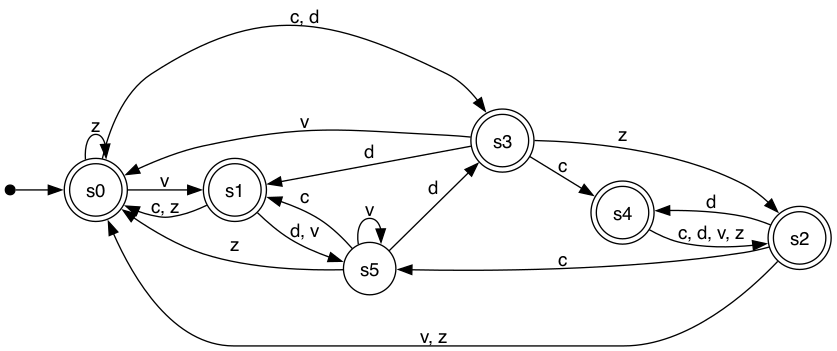
#> input picture cpp/tests/fixtures/seg/hard_dfa_dfa_000.png, 837 x 351 px; its folder holds only this picture in this run
$ python -i segmentation.py   (imports and definitions only)
#> lines starting #> are read from the running program, lines starting #| are printed output that depends on the picture; after the words box and inside, x2 and y2 are one past the last pixel; in counts of white or black regions, pixels touching at a corner belong together
#> further down, picture is the input picture: shape (351, 837); min 0, max 255, mean 246.1
import cv2
import numpy as np

from split_merged_tips import split_merged_tips

_NEIGHBORS = [(-1,-1),(-1,0),(-1,1),(0,-1),(0,1),(1,-1),(1,0),(1,1)]


def load_image(path):
    """Charge en niveaux de gris."""
    return cv2.imread(path, cv2.IMREAD_GRAYSCALE)


# [5 lines left out: function to_binary, not called in this run]


def segment_states(binary_image, relative_min_area=0.005, min_area_cap=500):
    """
    Detecte les etats : composantes du fond circulaires (l'interieur d'un
    cercle est un trou du fond).

    Le seuil d'aire est relatif a l'image mais plafonne : les cercles
    d'etats ont une taille a peu pres fixe (rendu Graphviz), alors que
    l'image grandit avec l'automate. Sans plafond, les grandes images
    filtrent tous les etats.
    """
#> called with relative_min_area = 0.005, min_area_cap = 500
    image_height, image_width = binary_image.shape
#> image_height = 351; image_width = 837
    min_area = min(image_width * image_height * relative_min_area,
                   min_area_cap)
#> min_area = 500

    background_image = cv2.bitwise_not(binary_image)
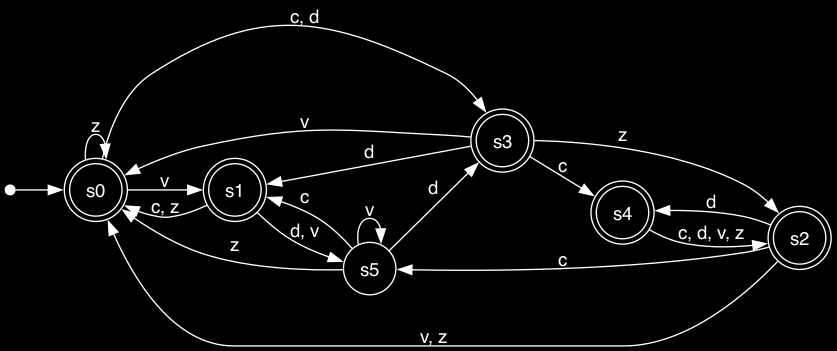
#> background_image: shape (351, 837); min 0, max 255, mean 8.9

    n_components, labels_image, component_stats, component_centroids = (
        cv2.connectedComponentsWithStats(background_image, connectivity=8)
    )
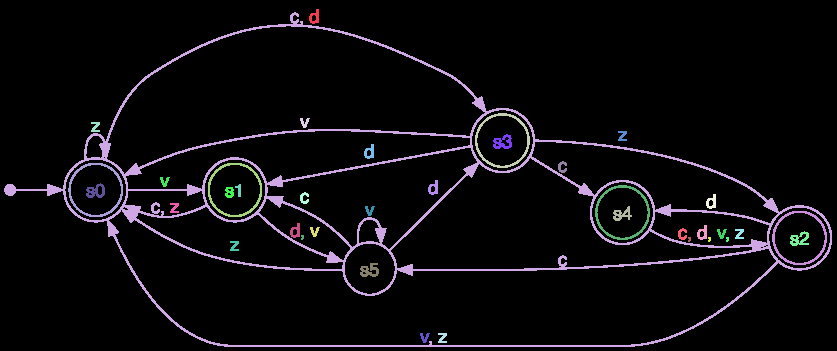
#> labels_image: shape (351, 837) int32; 39 distinct labels, from 0 to 38; one colour per label, 0 black
#> n_components = 39; component_stats = 39 rows, first 6: [0, 0, 837, 351, 276056], [309, 9, 10, 15, 88], [4, 12, 828, 335, 13301], [475, 113, 55, 55, 424], [300, 118, 10, 10, 53], [91, 122, 9, 10, 59]; component_centroids = 39 pairs, first value 95.07 to 799.1, second value 16.78 to 337.5
    state_candidates = []
    for component_index in range(1, n_components):
        bounding_x = component_stats[component_index, cv2.CC_STAT_LEFT]
        bounding_y = component_stats[component_index, cv2.CC_STAT_TOP]
        bounding_width = component_stats[component_index, cv2.CC_STAT_WIDTH]
        bounding_height = component_stats[component_index, cv2.CC_STAT_HEIGHT]
        component_area = component_stats[component_index, cv2.CC_STAT_AREA]

        touches_left = bounding_x == 0
        touches_top = bounding_y == 0
        touches_right = bounding_x + bounding_width == image_width
        touches_bottom = bounding_y + bounding_height == image_height
        if touches_left or touches_top or touches_right or touches_bottom:
            continue

        if component_area < min_area:
            continue

        component_mask = (labels_image == component_index).astype(np.uint8) * 255

        contours, _ = cv2.findContours(
            component_mask, cv2.RETR_EXTERNAL, cv2.CHAIN_APPROX_NONE
        )
        if not contours:
            continue

        contour = contours[0]
        perimeter = cv2.arcLength(contour, closed=True)
        if perimeter == 0:
            continue

        circularity = 4 * np.pi * component_area / (perimeter ** 2)
        if circularity < 0.85:
            continue

        approximate_radius = (bounding_width + bounding_height) / 4
        centroid_x = component_centroids[component_index, 0]
        centroid_y = component_centroids[component_index, 1]

        bx, by = int(bounding_x), int(bounding_y)
        bw, bh = int(bounding_width), int(bounding_height)

        name_crop = binary_image[by:by+bh, bx:bx+bw].copy()
        local_center = (int(centroid_x) - bx, int(centroid_y) - by)
        disk = np.zeros_like(name_crop)
        cv2.circle(disk, local_center, int(approximate_radius) - 2, 255, -1)
        name_crop = cv2.bitwise_and(name_crop, disk)
        state_candidates.append({
            "center_x": float(centroid_x),
            "center_y": float(centroid_y),
            "radius": float(approximate_radius),
            "outer_radius": float(approximate_radius),
            "accepting": False,
            "area": int(component_area),
            "name_crop": name_crop,
        })
#> this loop made 38 passes
#> (bounding_x, bounding_y, bounding_width, bounding_height, component_area) on passes 1, 3, 4, 5, 6, 7, 8, 9, 10, 11, 12, 13: (309, 9, 10, 15, 88), (475, 113, 55, 55, 424), (300, 118, 10, 10, 53), (91, 122, 9, 10, 59), (618, 131, 9, 10, 59), (493, 134, 19, 15, 165), (364, 144, 10, 15, 88), (558, 161, 9, 12, 64), (68, 163, 55, 54, 410), (208, 163, 54, 54, 407), (160, 177, 10, 10, 53), (428, 180, 10, 15, 88)
#> (bounding_x, bounding_y, bounding_width, bounding_height, component_area, perimeter, circularity) on pass 2: (4, 12, 828, 335, 13301, 2122.1, 0.0371)
#> pass 2, in segment_states, `component_mask = (labels_image == component_index).astype(np.uint8) * ..`:
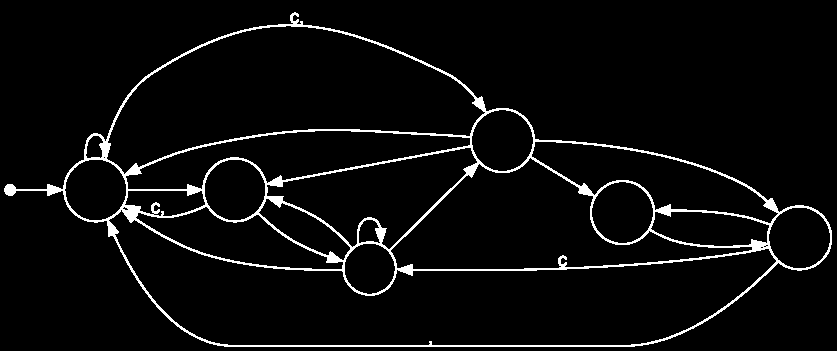
#> component_mask: shape (351, 837); 4.5% white in thin lines or dots
#> after the loop, state_candidates = []

    return state_candidates


# [527 lines left out: functions remove_states_from_img, merge_states_and_acceptants, find_triangles, analyze_tip, reached_state, find_state_in_direction and 8 more, not called in this run]

>>> import cv2
>>> picture = cv2.imread('../../cpp/tests/fixtures/seg/hard_dfa_dfa_000.png', cv2.IMREAD_GRAYSCALE)
>>> result = segment_states(picture)
#> result = []

$ run again, on cpp/tests/fixtures/seg/hard_dfa_dfa_001.png
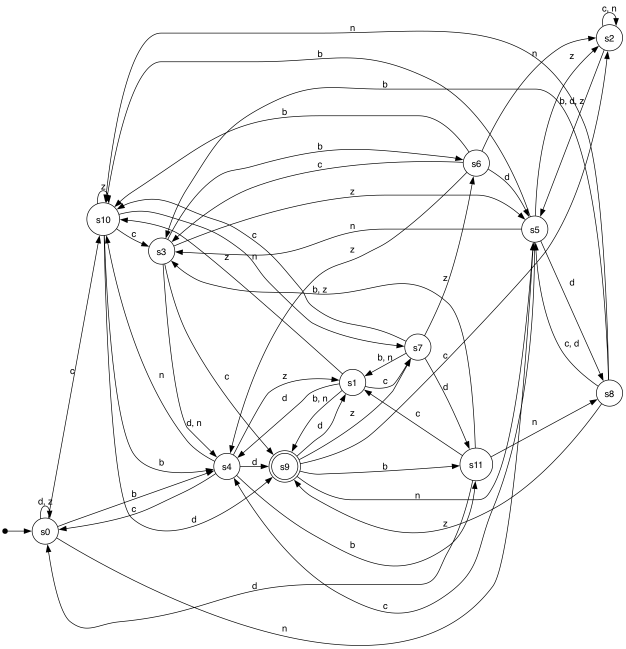
#> input picture cpp/tests/fixtures/seg/hard_dfa_dfa_001.png, 1251 x 1297 px (shown at 1/2 size)
#> picture is the input picture: shape (1297, 1251); min 0, max 255, mean 247.6
#> in segment_states, `n_components, labels_image, component_stats, component_centroids = ( c..`:
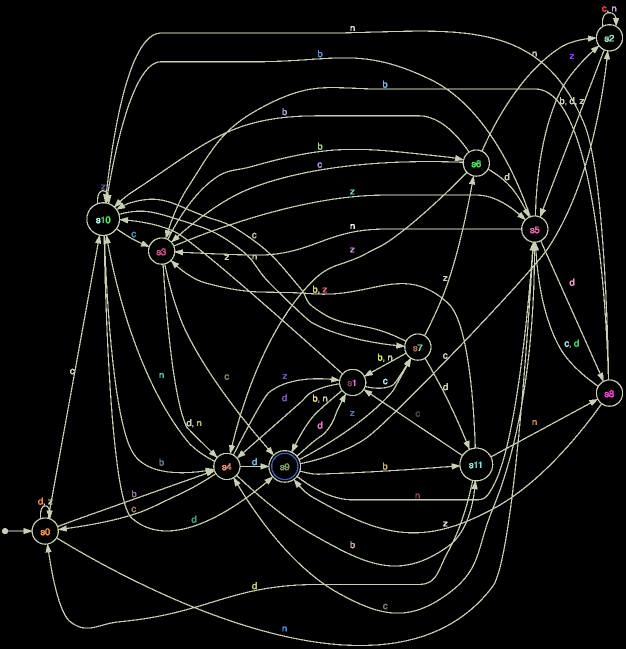
#> labels_image: shape (1297, 1251) int32 (shown at 1/2 size); 71 distinct labels, from 0 to 70; one colour per label, 0 black
#> n_components = 71; component_stats = 71 rows, first 6: [0, 0, 1251, 1297, 1538402], [1204, 12, 9, 12, 64], [1224, 13, 9, 10, 59], [4, 21, 1242, 1271, 78616], [701, 52, 9, 10, 59], [1209, 69, 19, 15, 154]; component_centroids = 71 pairs, first value 81.27 to 1228, second value 16.98 to 1257
#> the loop in segment_states, `for component_index in range(1, n_components):` made 70 passes
#> (bounding_x, bounding_y, bounding_width, bounding_height, component_area) on passes 1, 2, 4, 5, 6, 7, 8, 10: (1204, 12, 9, 12, 64), (1224, 13, 9, 10, 59), (701, 52, 9, 10, 59), (1209, 69, 19, 15, 154), (636, 100, 9, 15, 76), (1139, 108, 9, 10, 59), (766, 161, 9, 15, 76), (565, 216, 9, 15, 76)
#> pass 3, in segment_states, `component_mask = (labels_image == component_index).astype(np.uint8) * ..`:
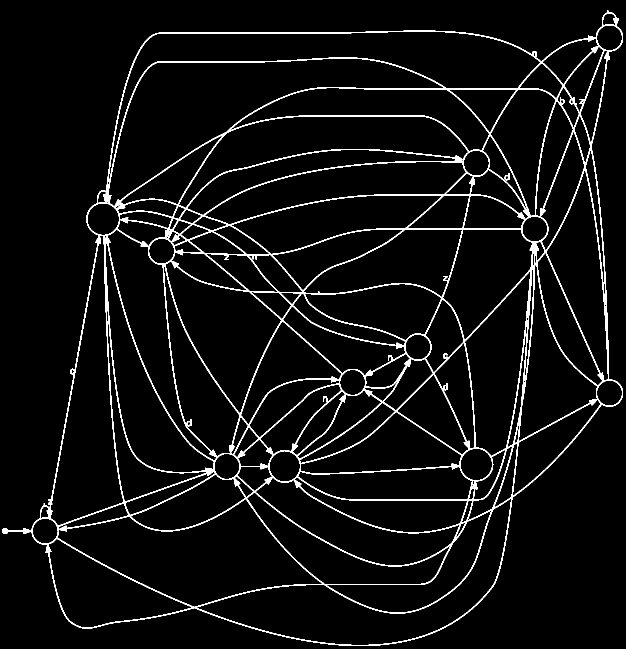
#> component_mask: shape (1297, 1251) (shown at 1/2 size); 4.8% white in thin lines or dots
#> after the loop in segment_states, `for component_index in range(1, n_components):`: state_candidates = []

$ run again, on cpp/tests/fixtures/seg/hard_dfa_dfa_002.png
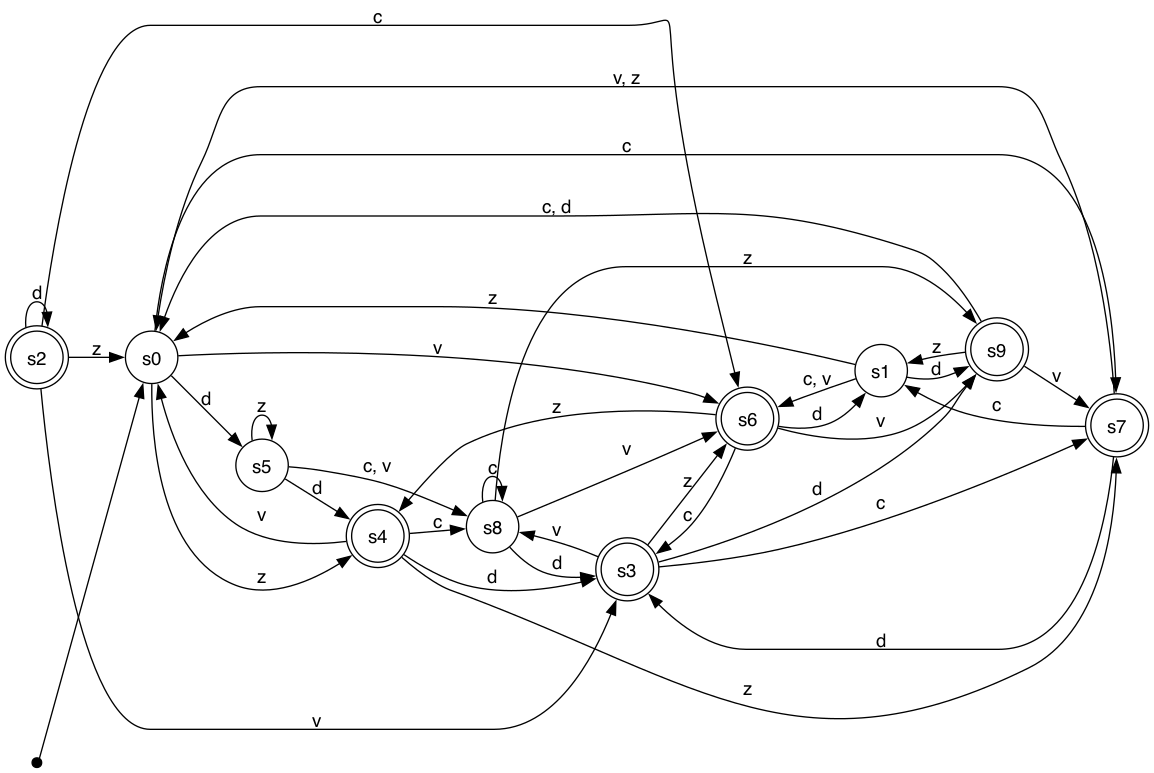
#> input picture cpp/tests/fixtures/seg/hard_dfa_dfa_002.png, 1154 x 773 px
#> picture is the input picture: shape (773, 1154); min 0, max 255, mean 247.4
#> in segment_states, `n_components, labels_image, component_stats, component_centroids = ( c..`:
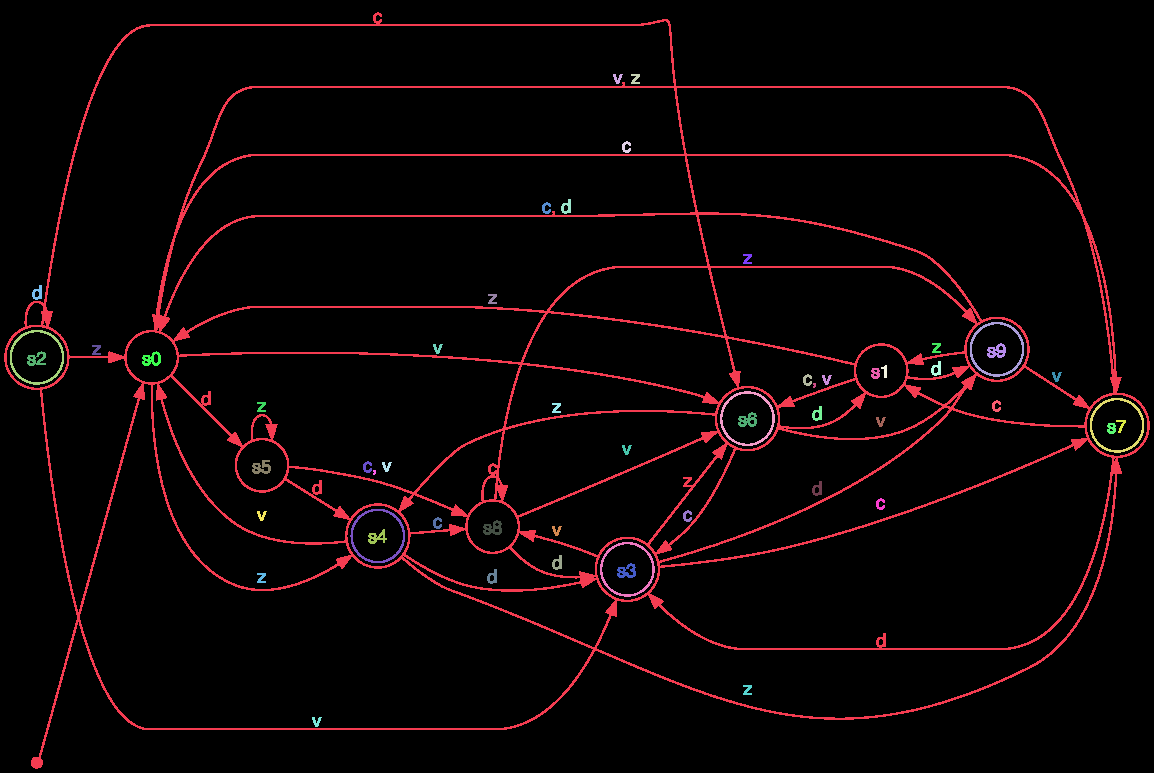
#> labels_image: shape (773, 1154) int32; 56 distinct labels, from 0 to 55; one colour per label, 0 black
#> n_components = 56; component_stats = 56 rows, first 6: [0, 0, 1154, 773, 846141], [4, 12, 1146, 757, 39629], [613, 74, 10, 10, 53], [631, 74, 9, 10, 59], [622, 141, 9, 12, 64], [561, 199, 10, 15, 88]; component_centroids = 56 pairs, first value 36.05 to 1120.8, second value 78.04 to 721
#> the loop in segment_states, `for component_index in range(1, n_components):` made 55 passes
#> (bounding_x, bounding_y, bounding_width, bounding_height, component_area) on passes 2 to 9: (613, 74, 10, 10, 53), (631, 74, 9, 10, 59), (622, 141, 9, 12, 64), (561, 199, 10, 15, 88), (542, 202, 9, 12, 64), (743, 254, 9, 10, 59), (32, 285, 10, 15, 88), (488, 294, 9, 10, 59)
#> pass 1, in segment_states, `component_mask = (labels_image == component_index).astype(np.uint8) * ..`:
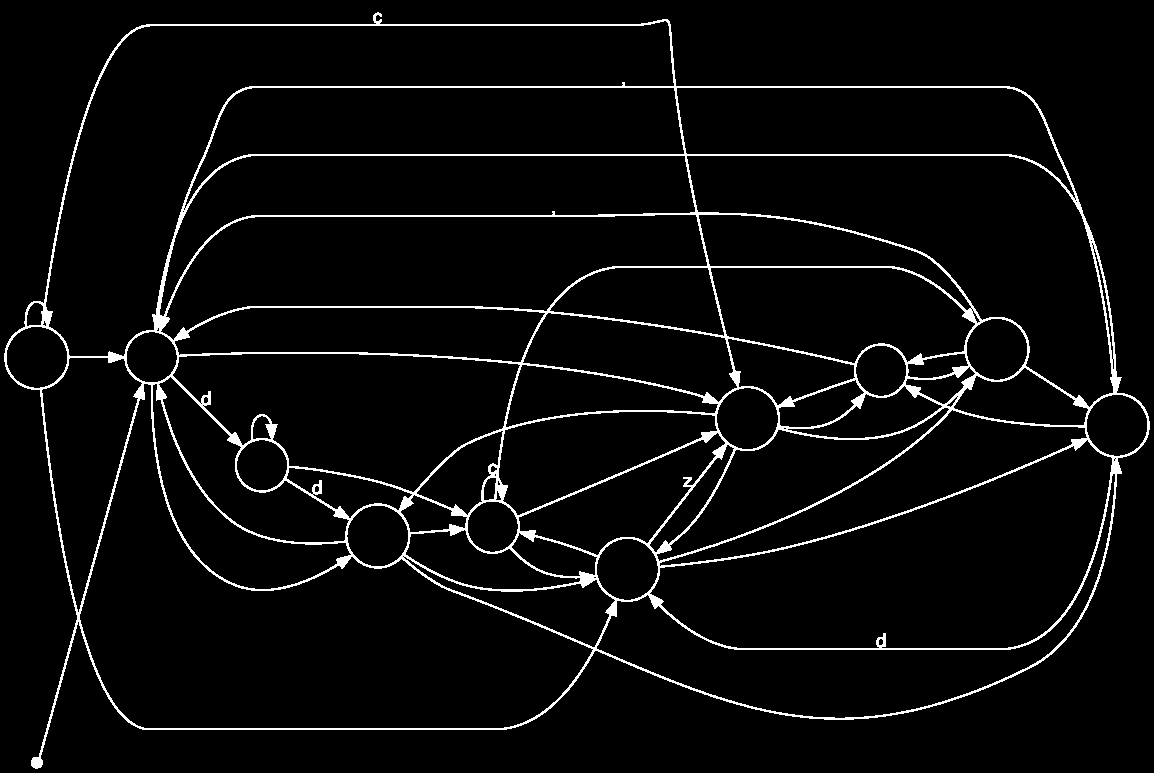
#> component_mask: shape (773, 1154); 4.4% white in thin lines or dots
#> after the loop in segment_states, `for component_index in range(1, n_components):`: state_candidates = []

$ run again, on cpp/tests/fixtures/seg/medium_dfa_dfa_000.png
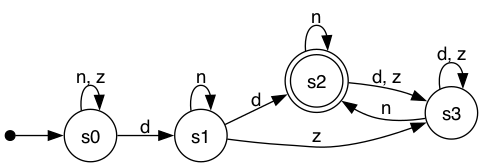
#> input picture cpp/tests/fixtures/seg/medium_dfa_dfa_000.png, 483 x 167 px
#> picture is the input picture: shape (167, 483); min 0, max 255, mean 242.9
#> in segment_states, `n_components, labels_image, component_stats, component_centroids = ( c..`:
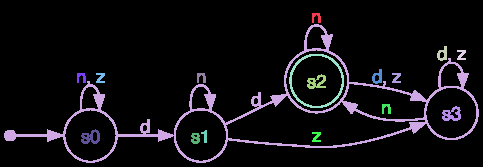
#> labels_image: shape (167, 483) int32; 18 distinct labels, from 0 to 17; one colour per label, 0 black
#> n_components = 18; component_stats = 18 rows, first 6: [0, 0, 483, 167, 74195], [312, 13, 9, 10, 59], [4, 24, 475, 139, 4802], [437, 46, 10, 15, 88], [457, 50, 9, 10, 59], [289, 54, 55, 54, 416]; component_centroids = 18 rows, first 8: [238.1, 81.08], [316, 16.98], [265.5, 109.8], [442.3, 53.78], [461.1, 54.46], [315.9, 80.41], [377.3, 76.78], [81, 76.98]
#> the loop in segment_states, `for component_index in range(1, n_components):` made 17 passes
#> (bounding_x, bounding_y, bounding_width, bounding_height, component_area) on passes 1, 3, 4, 6, 7, 8, 9, 10: (312, 13, 9, 10, 59), (437, 46, 10, 15, 88), (457, 50, 9, 10, 59), (372, 69, 10, 15, 88), (77, 73, 9, 10, 59), (96, 73, 9, 10, 59), (197, 73, 9, 10, 59), (392, 73, 9, 10, 59)
#> after the loop in segment_states, `for component_index in range(1, n_components):`:
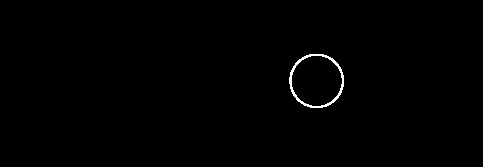
#> component_mask: shape (167, 483); 0.52% white in thin lines or dots, all inside (x1, y1, x2, y2) = (289, 54, 344, 108)
#> after the loop in segment_states, `for component_index in range(1, n_components):`: state_candidates = []
